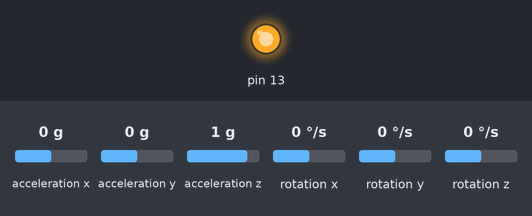
The sketch below on a simulated Arduino Uno, built with avr-gcc and run on an emulated ATmega328P. Parts: output pins drawn as LEDs (lit = HIGH). Wiring (inferred from the names in the program): MPU-6050 motion sensor at I2C address 0x68. The inputs (shaded band) are chosen by the test bench; at power-on: acceleration x 0 g, acceleration y 0 g, acceleration z 1 g, rotation x 0 °/s, rotation y 0 °/s, rotation z 0 °/s. What the sketch prints to the serial monitor is not drawn.

Above: at 0.1 s.
At 1.1 s:
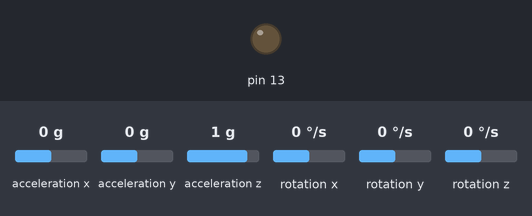
Timing chart, 0 to 2.6 s (numbered marks = the images above):
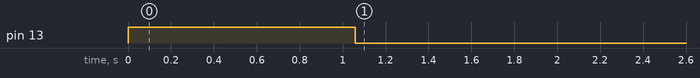

The sketch:

arduino_mpu6050.ino
```cpp
/*
 * ======================================================================
 * arduino_mpu6050.ino
 * ======================================================================
 * Project: Human Activity Recognition (HAR) using Arduino Uno/Nano + MPU-6050
 * Description:
 *   Optimized lightweight 50Hz IMU Telemetry Streamer for standard
 *   Arduino microcontrollers (ATmega328P).
 *
 * Hardware Pinout (Arduino Uno / Nano):
 *   - MPU-6050 VCC -> 5V (or 3.3V)
 *   - MPU-6050 GND -> GND
 *   - MPU-6050 SDA -> A4 (SDA)
 *   - MPU-6050 SCL -> A5 (SCL)
 *   - Status LED   -> Pin 13 (Built-in LED)
 *
 * Baud Rate: 115200 bps
 * Output CSV Format: Ax,Ay,Az,Gx,Gy,Gz,Timestamp_ms\n
 *
 * Author: Pranesh
 * ======================================================================
 */

#include <Wire.h>

#define MPU6050_ADDR 0x68
#define SAMPLING_PERIOD_MS 20  // 50 Hz = 20ms

const float PI_VAL = 3.14159265359;
unsigned long nextSampleTime = 0;

// Offsets
float ax_off = 0, ay_off = 0, az_off = 0;
float gx_off = 0, gy_off = 0, gz_off = 0;

void setup() {
    Serial.begin(115200);
    pinMode(13, OUTPUT);
    digitalWrite(13, LOW);

    Wire.begin();
    TWBR = 12; // 400kHz fast I2C mode for ATmega328P

    // Wake up MPU-6050
    Wire.beginTransmission(MPU6050_ADDR);
    Wire.write(0x6B);
    Wire.write(0);
    Wire.endTransmission(true);

    // Accel range +/- 2g (16384 LSB/g)
    Wire.beginTransmission(MPU6050_ADDR);
    Wire.write(0x1C);
    Wire.write(0x00);
    Wire.endTransmission(true);

    // Gyro range +/- 250 deg/s (131 LSB/deg/s)
    Wire.beginTransmission(MPU6050_ADDR);
    Wire.write(0x1B);
    Wire.write(0x00);
    Wire.endTransmission(true);

    // Calibration routine (100 samples)
    digitalWrite(13, HIGH);
    long a_x = 0, a_y = 0, a_z = 0, g_x = 0, g_y = 0, g_z = 0;
    for (int i = 0; i < 100; i++) {
        Wire.beginTransmission(MPU6050_ADDR);
        Wire.write(0x3B);
        Wire.endTransmission(false);
        Wire.requestFrom(MPU6050_ADDR, 14, true);

        int16_t ax = Wire.read() << 8 | Wire.read();
        int16_t ay = Wire.read() << 8 | Wire.read();
        int16_t az = Wire.read() << 8 | Wire.read();
        Wire.read(); Wire.read(); // Skip temp
        int16_t gx = Wire.read() << 8 | Wire.read();
        int16_t gy = Wire.read() << 8 | Wire.read();
        int16_t gz = Wire.read() << 8 | Wire.read();

        a_x += ax; a_y += ay; a_z += az;
        g_x += gx; g_y += gy; g_z += gz;
        delay(10);
    }
    ax_off = (float)a_x / 100.0 / 16384.0;
    ay_off = (float)a_y / 100.0 / 16384.0;
    az_off = ((float)a_z / 100.0 / 16384.0) - 1.0;
    gx_off = (float)g_x / 100.0 / 131.0;
    gy_off = (float)g_y / 100.0 / 131.0;
    gz_off = (float)g_z / 100.0 / 131.0;
    digitalWrite(13, LOW);

    Serial.println("# READY: Arduino MPU-6050 50Hz Streamer");
    nextSampleTime = millis();
}

void loop() {
    unsigned long now = millis();
    if (now >= nextSampleTime) {
        nextSampleTime += SAMPLING_PERIOD_MS;

        Wire.beginTransmission(MPU6050_ADDR);
        Wire.write(0x3B);
        Wire.endTransmission(false);
        Wire.requestFrom(MPU6050_ADDR, 14, true);

        int16_t raw_ax = Wire.read() << 8 | Wire.read();
        int16_t raw_ay = Wire.read() << 8 | Wire.read();
        int16_t raw_az = Wire.read() << 8 | Wire.read();
        Wire.read(); Wire.read(); // Skip temp
        int16_t raw_gx = Wire.read() << 8 | Wire.read();
        int16_t raw_gy = Wire.read() << 8 | Wire.read();
        int16_t raw_gz = Wire.read() << 8 | Wire.read();

        float ax = ((float)raw_ax / 16384.0) - ax_off;
        float ay = ((float)raw_ay / 16384.0) - ay_off;
        float az = ((float)raw_az / 16384.0) - az_off;
        float gx = (((float)raw_gx / 131.0) - gx_off) * (PI_VAL / 180.0);
        float gy = (((float)raw_gy / 131.0) - gy_off) * (PI_VAL / 180.0);
        float gz = (((float)raw_gz / 131.0) - gz_off) * (PI_VAL / 180.0);

        Serial.print(ax, 4); Serial.print(",");
        Serial.print(ay, 4); Serial.print(",");
        Serial.print(az, 4); Serial.print(",");
        Serial.print(gx, 4); Serial.print(",");
        Serial.print(gy, 4); Serial.print(",");
        Serial.print(gz, 4); Serial.print(",");
        Serial.println(now);
    }
}
```
